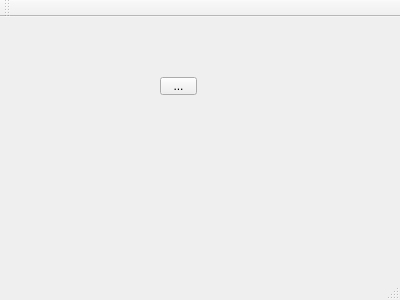
<?xml version="1.0" encoding="UTF-8"?>
<ui version="4.0">
 <class>MainWindow</class>
 <widget class="QMainWindow" name="MainWindow">
  <property name="geometry">
   <rect>
    <x>0</x>
    <y>0</y>
    <width>400</width>
    <height>300</height>
   </rect>
  </property>
  <property name="windowTitle">
   <string>MainWindow</string>
  </property>
  <widget class="QWidget" name="centralWidget">
   <widget class="QToolButton" name="toolButton">
    <property name="geometry">
     <rect>
      <x>160</x>
      <y>60</y>
      <width>37</width>
      <height>18</height>
     </rect>
    </property>
    <property name="text">
     <string>...</string>
    </property>
   </widget>
  </widget>
  <widget class="QMenuBar" name="menuBar">
   <property name="geometry">
    <rect>
     <x>0</x>
     <y>0</y>
     <width>400</width>
     <height>23</height>
    </rect>
   </property>
  </widget>
  <widget class="QToolBar" name="mainToolBar">
   <attribute name="toolBarArea">
    <enum>TopToolBarArea</enum>
   </attribute>
   <attribute name="toolBarBreak">
    <bool>false</bool>
   </attribute>
  </widget>
  <widget class="QStatusBar" name="statusBar"/>
 </widget>
 <layoutdefault spacing="6" margin="11"/>
 <resources/>
 <connections/>
</ui>
